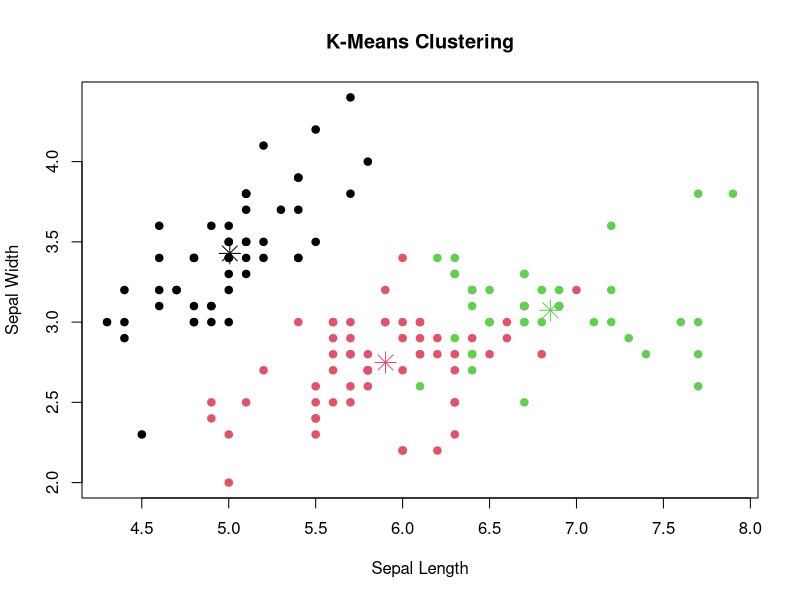

Generate this figure with R:
data("iris")
iris_data <- iris[, 1:4]
print(head(iris_data))
set.seed(123)
kmeans_result <- kmeans(iris_data, centers = 3, nstart = 25)
iris$Cluster <- as.factor(kmeans_result$cluster)
print(kmeans_result)

plot(iris$Sepal.Length, iris$Sepal.Width,
     col = iris$Cluster,
     pch = 19,
     xlab = "Sepal Length",
     ylab = "Sepal Width",
     main = "K-Means Clustering")

points(kmeans_result$centers[,1],
       kmeans_result$centers[,2],
       col = 1:3,
       pch = 8,
       cex = 2)
